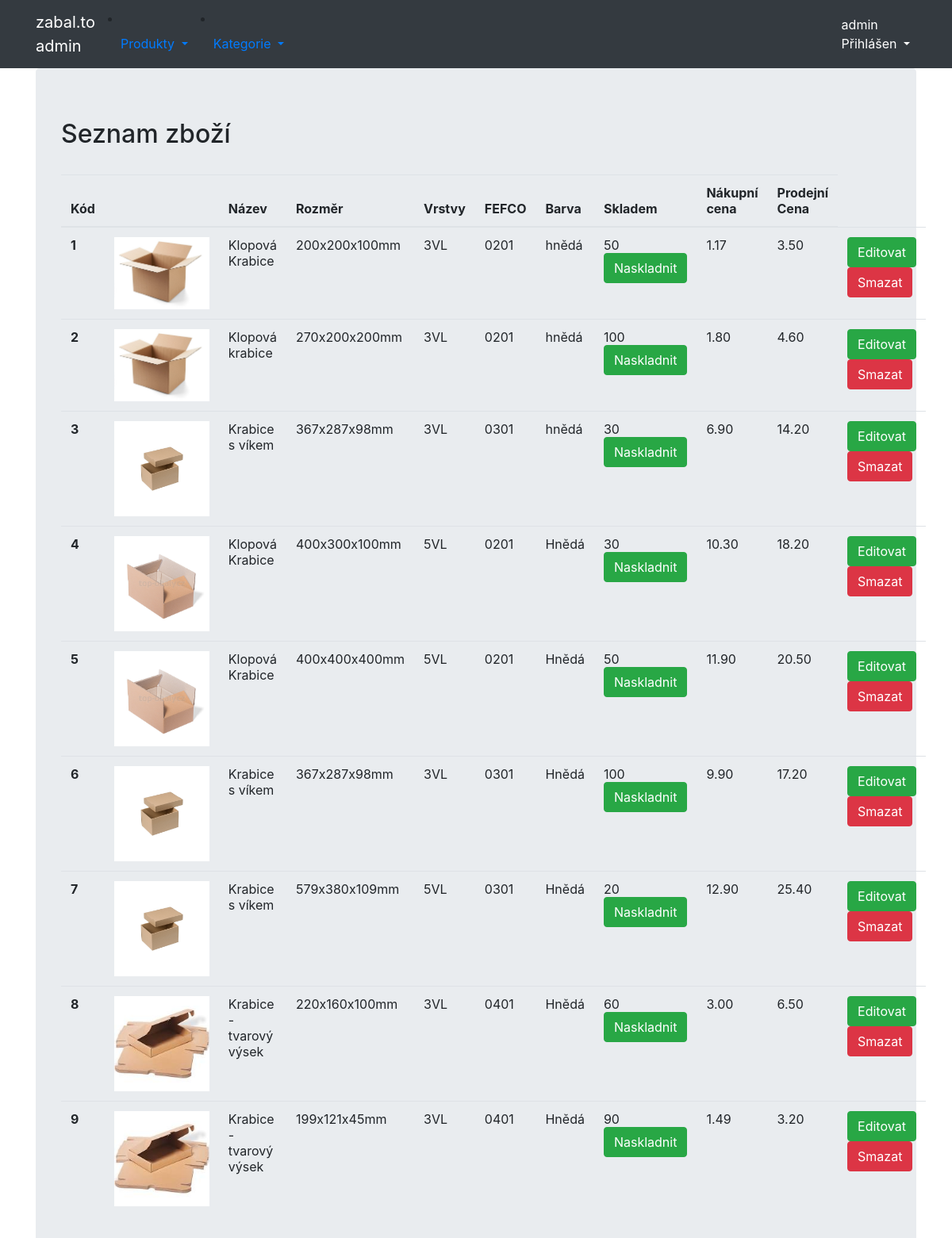
The page /utils/ (signed in) on the database its author committed.
### utils/models.py (models this page shows, shortened)
class Box(Model):
    name = CharField(max_length=50)
    size = CharField(max_length=20)
    color = CharField(max_length=20)
    layer = ForeignKey(Layer, on_delete=DO_NOTHING)
    fefco = ForeignKey(Fefco, on_delete=DO_NOTHING)
    description = CharField(max_length=500)
    price_a = DecimalField(max_digits=8, decimal_places=2)
    price_n = DecimalField(max_digits=8, decimal_places=2)
    photo = ImageField(upload_to='media')
    quantity = IntegerField()
    discount_price = FloatField(blank=True, null=True)

class Layer(Model):
    layer = CharField(max_length=5)
    description = CharField(max_length=128)
    def __str__(self):
        return f'{self.layer}'

class Fefco(Model):
    fefco_code = IntegerField(primary_key=True)
    description = CharField(max_length=500)
    def __str__(self):
        return f'{self.fefco_code}'

### utils/views.py (the view, shortened to what this page needs)
# urls.py: path('utils/', BoxesListView.as_view(), name='utils'),
class BoxesListView(PermissionRequiredMixin, ListView, StaffRequiredMixin):
    permission_required = 'utils.utils'
    template_name = 'goods_list.html'
    model = Box

### utils/templates/goods_list.html (shortened to what this page needs)
{% extends "base.html" %}
{% block content %}
    <h2>Seznam zboží</h2><br>
    <table class="table">
      <thead>
        <tr>
          <th scope="col">Kód</th>
          <th scope="col"></th>
          <th scope="col">Název</th>
          <th scope="col">Rozměr</th>
          <th scope="col">Vrstvy</th>
          <th scope="col">FEFCO</th>
          <th scope="col">Barva</th>
          <th scope="col">Skladem</th>
          <th scope="col">Nákupní cena</th>
          <th scope="col">Prodejní Cena</th>
        </tr>
      </thead>
      <tbody>
                {% for box in object_list %}
                    <tr>
                      <th scope="row">{{ box.id }}</th>
                      <td><img src="{{ MEDIA_URL }}/{{box.photo}}" width="120"/></td>
                      <td>{{ box.name }}</td>
                      <td>{{ box.size }}</td>
                      <td>{{ box.layer }}</td>
                      <td>0{{ box.fefco }}</td>
                      <td>{{ box.color }}</td>
                      <td>{{ box.quantity }}
                            <a class="btn btn-success btm-sm" href="{% url 'box_stock' pk=box.id %}">Naskladnit</a>
                      </td>
                      <td>{{ box.price_n }}</td>
                      <td>{{ box.price_a }}</td>
                        <th scope="row">
                            <a class="btn btn-success btm-sm" href="{% url 'box_update' pk=box.id %}">Editovat</a>
                            <a class="btn btn-danger btm-sm" href="{% url 'box_delete' pk=box.id %}">Smazat   </a>
                        </th>
                    </tr>
                {% endfor %}
        </tbody>
    </table>
{% endblock %}

### utils/templates/base.html (shortened to what this page needs)
<html>
  <head>
    <link rel="stylesheet" href="https://stackpath.bootstrapcdn.com/bootstrap/4.2.1/css/bootstrap.min.css">
  </head>
  <body>
    <nav class="navbar navbar-expand-lg navbar-dark bg-dark">
      <div class="container fixed">
        <a class="navbar-brand" href="/">zabal.to<br> admin</a>
        <div class="collapse navbar-collapse" id="navbarNavAltMarkup">
          <li class="nav-item dropdown">
            <a class="nav-link dropdown-toggle" href="#" id="navbarDropdown" role="button" data-toggle="dropdown" aria-haspopup="true" aria-expanded="false">
              Produkty
            </a>
          </li>
          <li class="nav-item dropdown">
            <a class="nav-link dropdown-toggle" href="#" id="Category" role="button" data-toggle="dropdown" aria-haspopup="true" aria-expanded="false">
              Kategorie
            </a>
          </li>
        </div>
            <div class="navbar-nav ml-auto">
                  <div class="nav-item dropdown">
                    {% if user.is_authenticated %}
                      <a class="nav-link active dropdown-toggle" href="#" data-toggle="dropdown">
                        {% if user.first_name %}{{ user.first_name }} <br> Přihlášen
                        {% else %}{{ user.username }} <br> Přihlášen{% endif %}
                      </a>
                    {% endif %}
                  </div>
            </div>
      </div>
    </nav>
    <div class="container">
      <div class="jumbotron">
          {% block content %}{% endblock %}
      </div>
    </div>
  </body>
</html>

### rows shown on the page
Box: id "1", photo (picture), name "Klopová Krabice", size "200x200x100mm", layer "3VL", fefco "201", color "hnědá", quantity "50", price_n "1.17", price_a "3.50"
Box: id "2", photo (picture), name "Klopová krabice", size "270x200x200mm", layer "3VL", fefco "201", color "hnědá", quantity "100", price_n "1.80", price_a "4.60"
Box: id "3", photo (picture), name "Krabice s víkem", size "367x287x98mm", layer "3VL", fefco "301", color "hnědá", quantity "30", price_n "6.90", price_a "14.20"
Box: id "4", photo (picture), name "Klopová Krabice", size "400x300x100mm", layer "5VL", fefco "201", color "Hnědá", quantity "30", price_n "10.30", price_a "18.20"
Box: id "5", photo (picture), name "Klopová Krabice", size "400x400x400mm", layer "5VL", fefco "201", color "Hnědá", quantity "50", price_n "11.90", price_a "20.50"
Box: id "6", photo (picture), name "Krabice s víkem", size "367x287x98mm", layer "3VL", fefco "301", color "Hnědá", quantity "100", price_n "9.90", price_a "17.20"
Box: id "7", photo (picture), name "Krabice s víkem", size "579x380x109mm", layer "5VL", fefco "301", color "Hnědá", quantity "20", price_n "12.90", price_a "25.40"
Box: id "8", photo (picture), name "Krabice - tvarový výsek", size "220x160x100mm", layer "3VL", fefco "401", color "Hnědá", quantity "60", price_n "3.00", price_a "6.50"
Box: id "9", photo (picture), name "Krabice - tvarový výsek", size "199x121x45mm", layer "3VL", fefco "401", color "Hnědá", quantity "90", price_n "1.49", price_a "3.20"

### other values the page prints
{{ user.username }} "admin"
